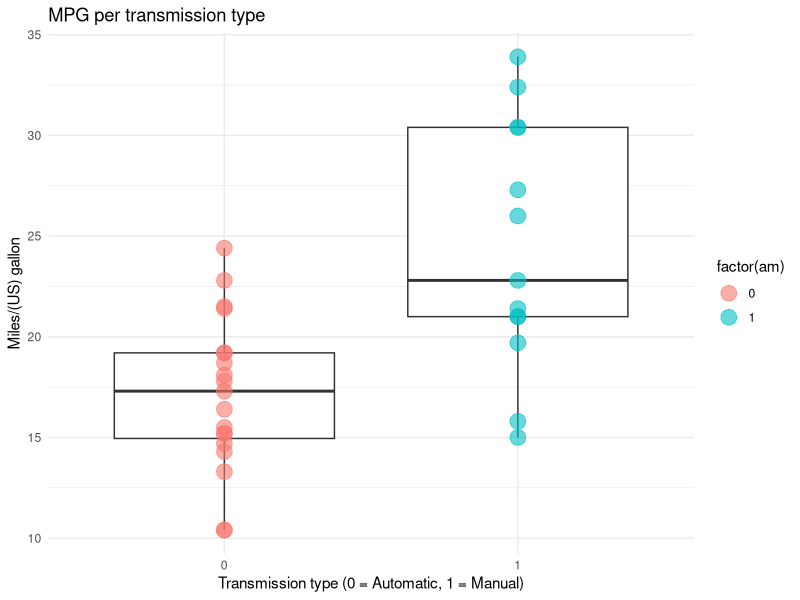
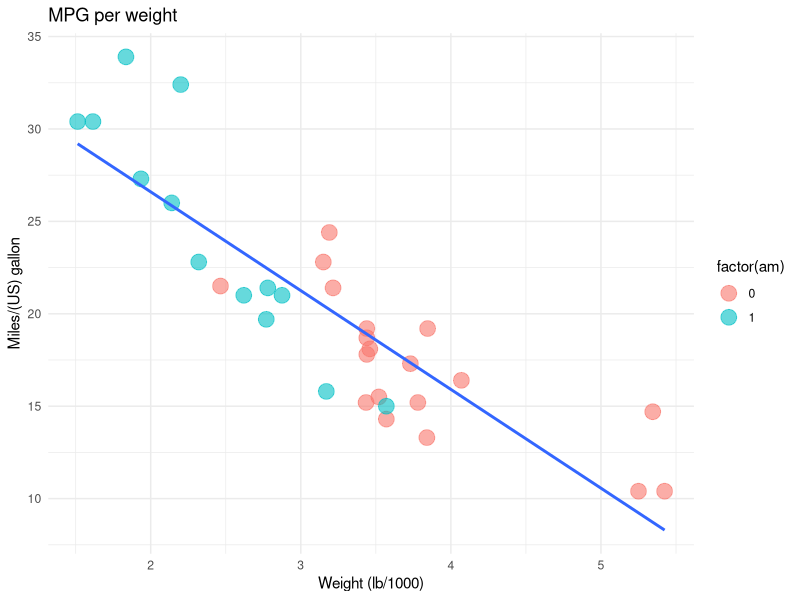
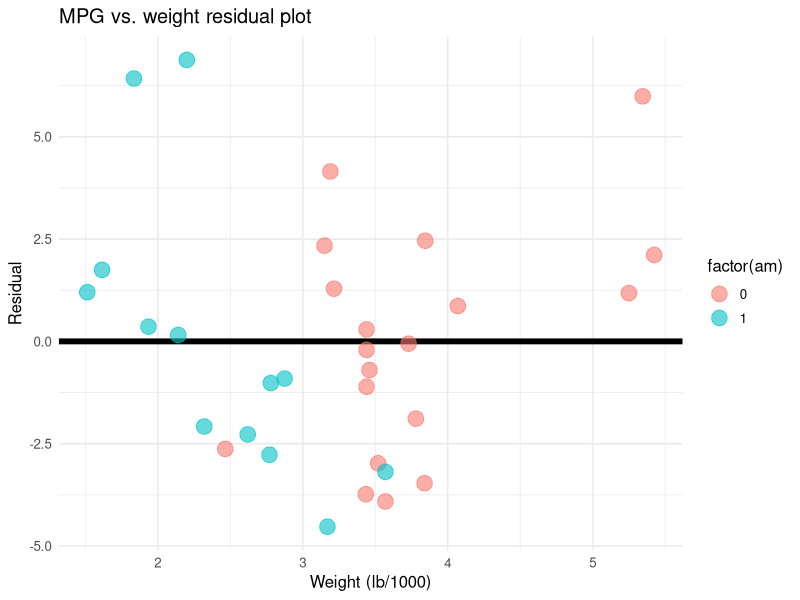

Write R code to recreate these figures, in order.
## ---- chunk 1
# Set global options
knitr::opts_chunk$set(fig.width=6, fig.height=4, echo=TRUE)

# set global chunk options
#opts_chunk$set(fig.path='figure/minimal-', fig.align='center', fig.show='hold')
#options(replace.assign=TRUE,width=90)

## ---- chunk 2
library(xtable)
library(ggplot2)
data(mtcars)
## ---- chunk 3
xtable(head(mtcars, 4), caption = "The first entries of the mtcars table")
## ---- chunk 4
fit0 <- lm(mpg ~ am, data = mtcars)
summary(fit0)$coefficients
## ---- chunk 5
fit1 <- lm(mpg ~ am + wt, data = mtcars)
summary(fit1)$coefficients
## ---- chunk 6
anova(fit0, fit1)
## ---- chunk 7
ggplot(mtcars, aes(factor(am), mpg)) + 
    geom_boxplot() +
    geom_point(size = 5, aes(colour = factor(am)), alpha = 0.6) +
    labs(title = "MPG per transmission type") + 
    xlab("Transmission type (0 = Automatic, 1 = Manual)") + 
    ylab("Miles/(US) gallon") +
    theme_minimal(base_family = "") 
## ---- chunk 8
ggplot(mtcars, aes(wt, mpg)) + 
    geom_point(size = 5, aes(colour = factor(am)), alpha = 0.6) +
    stat_smooth(method = "lm", se = FALSE) +
    ggtitle("MPG per weight") + 
    xlab("Weight (lb/1000)") + 
    ylab("Miles/(US) gallon") +
    theme_minimal(base_family = "") 
## ---- chunk 9
# residual plot = variation around the regression line
ggplot(mtcars, aes(wt, resid(fit1))) + 
    geom_hline(yintercept = 0, size = 2) +
    geom_point(size = 5, aes(colour = factor(am)), alpha = 0.6) +
    ggtitle("MPG vs. weight residual plot") + 
    xlab("Weight (lb/1000)") + 
    ylab("Residual") +
    theme_minimal(base_family = "", base_size = 12) 
